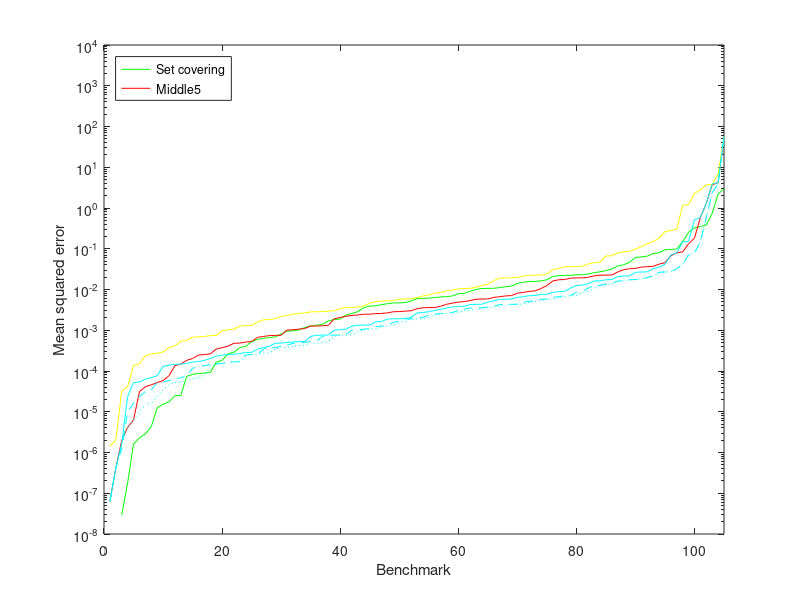

MATLAB code to generate this figure:
%
% Mean squared error over benchmarks in the Photographic Survey.
%
function cmd_mse()

%
% Using quality correlate, choose smallest value for "middle" method
% that gives a greater than or equal quality correlate compared to
% set covering method. If no value for middle gives a greater than
% or equal value, choose the smallest value that gives the highest
% quality correlate.
%
determinedByHand = [ ...
 5, ... % 507:                    5
 9, ... % AhwahneeGreatLounge:    9
 7, ... % AirBellowsGap:          7
 5, ... % AmikeusBeaverDamPM1:    5
 3, ... % AmikeusBeaverDamPM2:    3
 5, ... % ArtistPalette:          5
 3, ... % BalancedRock:           3
 3, ... % BandonSunset1:          3
 5, ... % BandonSunset2:          5
 5, ... % BarHarborPresunrise:    5
 5, ... % BarHarborSunrise:       5
 5, ... % BenJerrys:              5
 3, ... % BigfootPass:            3
 3, ... % BloomingGorse1:         3
 3, ... % BloomingGorse2:         3
 3, ... % CadesCove:              3
 3, ... % CanadianFalls:          3
 5, ... % CemeteryTree1:          5
 5, ... % CemeteryTree2:          5
 3, ... % DelicateArch:           3
 3, ... % DelicateFlowers:        3
 3, ... % DevilsBathtub:          3
 3, ... % DevilsGolfCourse:       3
 5, ... % DevilsTower:            5
 3, ... % ElCapitan:              3
 3, ... % Exploratorium1:         3
 3, ... % Exploratorium2:         3
 5, ... % Flamingo:               5
 3, ... % FourCornersStorm:       3
 5, ... % Frontier:               5
 5, ... % GeneralGrant:           5
 3, ... % GeneralSherman:         3
 3, ... % GoldenGate1:            3
 5, ... % GoldenGate2:            5
 5, ... % HalfDomeSunset:         5
 3, ... % HallofFame:             3
 7, ... % HancockKitchenInside:   7
 5, ... % HancockKitchenOutside:  5
 3, ... % HancockSeedField:       3
 3, ... % HDRMark:                3
 3, ... % HooverDam:              3
 7, ... % HooverGarage:           7
 5, ... % JesseBrownsCabin:       5
 3, ... % KingsCanyon:            3
 5, ... % LabBooth:               5
 9, ... % LabTypwriter:           9
 7, ... % LabWindow:              7
 5, ... % LadyBirdRedwoods:       5
 9, ... % LasVegasStore:          9
 5, ... % LetchworthTeaTable1:    5
 5, ... % LetchworthTeaTable2:    5
 5, ... % LittleRiver:            5
 7, ... % LuxoDoubleChecker:      7
 3, ... % M3MiddlePond:           3
 3, ... % MackinacBridge:         3
 3, ... % MammothHotSprings:      3
 3, ... % MasonLake1:             3
 3, ... % MasonLake2:             3
 5, ... % McKeesPub:              5
 3, ... % MiddlePond:             3
 3, ... % MirrorLake:             3
 5, ... % MtRushmore1:            5
 5, ... % MtRushmore2:            5
 5, ... % MtRushmoreFlags:        5
 3, ... % NiagaraFalls:           3
 3, ... % NorthBubble:            3
 3, ... % OCanadaLights:          3
 5, ... % OCanadaNoLights:        5
 5, ... % OldFaithfulInn:         5
 3, ... % OtterPoint:             3
 3, ... % PaulBunyan:             3
 3, ... % PeckLake:               3
 7, ... % Peppermill:             7
 3, ... % Petroglyphs:            3
 3, ... % RedwoodSunset:          3
 3, ... % RITTiger:               3
 7, ... % RoadsEndFireDamage:     7
 5, ... % RoundBarnInside:        5
 3, ... % RoundStoneBarn:         3
 3, ... % Route66Museum:          3
 3, ... % SequoiaRemains:         3
 3, ... % SmokyTunnel:            3
 5, ... % SouthBranchKingsRiver:  5
 3, ... % SunsetPoint1:           3
 3, ... % SunsetPoint2:           3
 3, ... % TaughannockFalls:       3
 3, ... % TheGrotto:              3
 5, ... % TheNarrows1:            5
 3, ... % TheNarrows2:            3
 5, ... % TheNarrows3:            5
 3, ... % TunnelView1:            3
 3, ... % TunnelView2:            3
 3, ... % TupperLake1:            3
 3, ... % TupperLake2:            3
 3, ... % UpheavalDome:           3
 5, ... % URChapel1:              5
 7, ... % URChapel2:              7
 7, ... % WaffleHouse:            7
 5, ... % WallDrug:               5
 5, ... % WestBranchAusable1:     5
 5, ... % WestBranchAusable2:     5
 7, ... % WillyDesk:              7
 5, ... % WillySentinel:          5
 3, ... % YosemiteFalls:          3
 3];    % Zentrum:                3

keht = [ ...
  0.0000008123549264,   0.0000322423438774,   0.0000423549463449, ...
  0.0002015664213104,   0.0002177846035920,   0.0002190844679717, ...
  0.0003842729202006,   0.0003888015344273,   0.0003983907809015, ...
  0.0005179257132113,   0.0006998687167652,   0.0007072874577716, ...
  0.0008064268622547,   0.0009477557614446,   0.0009565181098878, ...
  0.0010677209356800,   0.0012067785719410,   0.0013290345668793, ...
  0.0013891723938286,   0.0016839993186295,   0.0017679209122434, ...
  0.0017725095385686,   0.0017881047679111,   0.0021884387824684, ...
  0.0026660503353924,   0.0026973201893270,   0.0029881463851780, ...
  0.0031104325316846,   0.0032988451421261,   0.0033881631679833, ...
  0.0038383689243346,   0.0038947199936956,   0.0038980438839644, ...
  0.0039182449690998,   0.0045381388626993,   0.0046268324367702, ...
  0.0051085893064737,   0.0052973879501224,   0.0056577906943858, ...
  0.0058327047154307,   0.0059629436582327,   0.0061368206515908, ...
  0.0063293245621026,   0.0063879122026265,   0.0065178032964468, ...
  0.0066278846934438,   0.0066642449237406,   0.0067665805108845, ...
  0.0070951632224023,   0.0075643877498806,   0.0080328956246376, ...
  0.0081879422068596,   0.0086845457553864,   0.0087360860779881, ...
  0.0088545102626085,   0.0088775632902980,   0.0093802269548178, ...
  0.0105339325964451,   0.0108662899583578,   0.0126417949795723, ...
  0.0145893422886729,   0.0151093062013388,   0.0161876678466797, ...
  0.0166413486003876,   0.0168649293482304,   0.0180275645107031, ...
  0.0181477572768927,   0.0187147688120604,   0.0191157516092062, ...
  0.0195466130971909,   0.0218428466469049,   0.0221521388739347, ...
  0.0223160218447447,   0.0225442443042994,   0.0227041319012642, ...
  0.0247956141829491,   0.0266631525009871,   0.0291716624051332, ...
  0.0299285445362329,   0.0319167450070381,   0.0329281724989414, ...
  0.0367254428565502,   0.0476610139012337,   0.0544714182615280, ...
  0.0571776181459427,   0.0577370263636112,   0.0608048625290394, ...
  0.0649023577570915,   0.0714788213372231,   0.0740832313895226, ...
  0.0808430984616280,   0.0822086408734322,   0.1214763447642326, ...
  0.1303671300411224,   0.1494038552045822,   0.2097778171300888, ...
  0.2325640618801117,   0.4598121345043182,   0.9262182712554932, ...
  1.0313546657562256,   1.2977032661437988,   1.4969334602355957, ...
  2.0914621353149414,   3.3471629619598389,   5.7079043388366699];

middle3 = [ ...
  0.0000014618245814,   0.0000019890576368,   0.0000322040505125, ...
  0.0000411699911638,   0.0001350002712570,   0.0001517844793852, ...
  0.0002382236707490,   0.0002631972602103,   0.0002718268369790, ...
  0.0002929327019956,   0.0003751765179913,   0.0004119742952753, ...
  0.0005362888332456,   0.0005625986377709,   0.0006709988228977, ...
  0.0006882480811328,   0.0007033379515633,   0.0007393957348540, ...
  0.0007473125006072,   0.0009761371766217,   0.0010301085421816, ...
  0.0010592882754281,   0.0012673321180046,   0.0012907820055261, ...
  0.0013301065191627,   0.0015832482604310,   0.0018059072317556, ...
  0.0018288943683729,   0.0019191052997485,   0.0021986460778862, ...
  0.0023062694817781,   0.0024828256573528,   0.0025884120259434, ...
  0.0026660503353924,   0.0028174100443721,   0.0028432216495275, ...
  0.0028780344873667,   0.0029404873494059,   0.0030001944396645, ...
  0.0033820499666035,   0.0036109865177423,   0.0036120468284935, ...
  0.0037318824324757,   0.0039523169398308,   0.0046314811334014, ...
  0.0050429510883987,   0.0051920036785305,   0.0052973963320255, ...
  0.0053529944270849,   0.0057874876074493,   0.0058438568376005, ...
  0.0058582117781043,   0.0064004594460130,   0.0069501772522926, ...
  0.0072880135849118,   0.0081101087853312,   0.0084809716790915, ...
  0.0092748999595642,   0.0095911417156458,   0.0103809097781777, ...
  0.0105340024456382,   0.0107018677517772,   0.0113216135650873, ...
  0.0124888960272074,   0.0134481331333518,   0.0164608191698790, ...
  0.0190016720443964,   0.0192479155957699,   0.0193315520882607, ...
  0.0199409238994122,   0.0210605729371309,   0.0224778801202774, ...
  0.0225263480097055,   0.0227250158786774,   0.0239328593015671, ...
  0.0306016709655523,   0.0330078005790710,   0.0362460911273956, ...
  0.0362668260931969,   0.0367843918502331,   0.0370790772140026, ...
  0.0422412157058716,   0.0454805456101894,   0.0468578077852726, ...
  0.0664525479078293,   0.0672437846660614,   0.0793181359767914, ...
  0.0840230211615562,   0.0867041423916817,   0.0976410433650017, ...
  0.1121243759989738,   0.1330942362546921,   0.1494021117687225, ...
  0.1818506121635437,   0.2623584568500519,   0.2798342704772949, ...
  0.3014088869094849,   1.1573773622512817,   1.2189141511917114, ...
  2.2759137153625488,   2.7860608100891113,   3.7153248786926270, ...
  3.8013916015625000,   6.7769179344177246,  56.5165901184082031];

middle5 = [ ...
  0.0000000633667625,   0.0000004148675714,   0.0000016043668438, ...
  0.0000237171498156,   0.0000518591623404,   0.0000534053106094, ...
  0.0000635648757452,   0.0000684960978106,   0.0000765087388572, ...
  0.0001291539374506,   0.0001399502216373,   0.0001454762968933, ...
  0.0001473812590120,   0.0001528382708784,   0.0001661610149313, ...
  0.0001699518325040,   0.0001825340150390,   0.0002025560679613, ...
  0.0002323089865968,   0.0002464997814968,   0.0002531661593821, ...
  0.0002578368003014,   0.0002669114619493,   0.0002842736430466, ...
  0.0002861812245101,   0.0003455376136117,   0.0003760203544516, ...
  0.0004057383921463,   0.0004795215209015,   0.0004834585997742, ...
  0.0005029980093241,   0.0005148908821866,   0.0005274155992083, ...
  0.0005293680005707,   0.0007063597440720,   0.0007542843231931, ...
  0.0007593409973197,   0.0007676294189878,   0.0010099676437676, ...
  0.0010347252245992,   0.0010658875107765,   0.0012687657726929, ...
  0.0013247248716652,   0.0013367361389101,   0.0013454904546961, ...
  0.0016095710452646,   0.0016409107483923,   0.0018859725678340, ...
  0.0019079631892964,   0.0019112710142508,   0.0019511893624440, ...
  0.0020637158304453,   0.0026541664265096,   0.0027383393608034, ...
  0.0028510112315416,   0.0030588542576879,   0.0032831924036145, ...
  0.0035011302679777,   0.0037300032563508,   0.0038420751225203, ...
  0.0038759415037930,   0.0042668450623751,   0.0043338793329895, ...
  0.0043472475372255,   0.0049070729874074,   0.0052770990878344, ...
  0.0057473191991448,   0.0057623432949185,   0.0058289417065680, ...
  0.0064263022504747,   0.0066547584719956,   0.0070601678453386, ...
  0.0071040065959096,   0.0075823175720870,   0.0076166936196387, ...
  0.0084789628162980,   0.0089152669534087,   0.0089807417243719, ...
  0.0107664326205850,   0.0125119723379612,   0.0128061641007662, ...
  0.0138988588005304,   0.0161766856908798,   0.0163265708833933, ...
  0.0173329841345549,   0.0175768062472343,   0.0206333119422197, ...
  0.0215064752846956,   0.0215960629284382,   0.0263612270355225, ...
  0.0269398447126150,   0.0270921159535646,   0.0323644913733006, ...
  0.0354872643947601,   0.0413932614028454,   0.0702382698655128, ...
  0.0798381119966507,   0.1463629752397537,   0.1518978923559189, ...
  0.5123735070228577,   0.5862627625465393,   1.2943350076675415, ...
  3.9139804840087891,   4.1881928443908691,  56.4002532958984375];

middle7 = [ ...
  0.0000000633667625,   0.0000004148675714,   0.0000012235966551, ...
  0.0000098787868410,   0.0000161688512890,   0.0000237171498156, ...
  0.0000310940704367,   0.0000343236279150,   0.0000518591623404, ...
  0.0000534053106094,   0.0000580711785005,   0.0000635648757452, ...
  0.0000684960978106,   0.0000765087388572,   0.0001168452581624, ...
  0.0001291539374506,   0.0001345119235339,   0.0001454762968933, ...
  0.0001503081730334,   0.0001528382708784,   0.0001661610149313, ...
  0.0001674201339483,   0.0001699518325040,   0.0002464997814968, ...
  0.0002531661593821,   0.0002578368003014,   0.0003455376136117, ...
  0.0003742573899217,   0.0003760203544516,   0.0004057383921463, ...
  0.0004293999518268,   0.0004795215209015,   0.0004834585997742, ...
  0.0005029980093241,   0.0005293680005707,   0.0005487981252372, ...
  0.0007063597440720,   0.0007542843231931,   0.0007593409973197, ...
  0.0007676294189878,   0.0007946787518449,   0.0010099676437676, ...
  0.0010129808215424,   0.0010658875107765,   0.0011034662602469, ...
  0.0012235156027600,   0.0012687657726929,   0.0013247248716652, ...
  0.0015706893755123,   0.0016409107483923,   0.0018859725678340, ...
  0.0019079631892964,   0.0019511893624440,   0.0020637158304453, ...
  0.0023740686010569,   0.0024690525606275,   0.0025599873624742, ...
  0.0026541664265096,   0.0027383393608034,   0.0030588542576879, ...
  0.0032831924036145,   0.0035011302679777,   0.0035301505122334, ...
  0.0035572452470660,   0.0037300032563508,   0.0038759415037930, ...
  0.0042668450623751,   0.0042670755647123,   0.0043338793329895, ...
  0.0043472475372255,   0.0049070729874074,   0.0051052994094789, ...
  0.0052770990878344,   0.0057473191991448,   0.0058289417065680, ...
  0.0064263022504747,   0.0066547584719956,   0.0070601678453386, ...
  0.0071040065959096,   0.0084789628162980,   0.0089152669534087, ...
  0.0107664326205850,   0.0125119723379612,   0.0128061641007662, ...
  0.0135865621268749,   0.0139024965465069,   0.0161766856908798, ...
  0.0163265708833933,   0.0173329841345549,   0.0175408832728863, ...
  0.0178514905273914,   0.0195969231426716,   0.0215064752846956, ...
  0.0263612270355225,   0.0269398447126150,   0.0270921159535646, ...
  0.0323644913733006,   0.0418847836554050,   0.0702382698655128, ...
  0.0798381119966507,   0.1463629752397537,   0.5862627625465393, ...
  2.3754749298095703,   3.9139804840087891,  56.4002532958984375];

middle9 = [ ...
  0.0000000633667625,   0.0000004148675714,   0.0000016612449372, ...
  0.0000041289799810,   0.0000062818976403,   0.0000098787868410, ...
  0.0000156068672368,   0.0000161688512890,   0.0000237171498156, ...
  0.0000343236279150,   0.0000458577087556,   0.0000518591623404, ...
  0.0000534053106094,   0.0000580711785005,   0.0000635648757452, ...
  0.0000684960978106,   0.0000765087388572,   0.0001291539374506, ...
  0.0001454762968933,   0.0001528382708784,   0.0001661610149313, ...
  0.0001674201339483,   0.0001699518325040,   0.0002464997814968, ...
  0.0002531661593821,   0.0002578368003014,   0.0002714804140851, ...
  0.0002772046718746,   0.0003455376136117,   0.0003742573899217, ...
  0.0003760203544516,   0.0004057383921463,   0.0004161305259913, ...
  0.0004293999518268,   0.0004795215209015,   0.0004834585997742, ...
  0.0005029980093241,   0.0005293680005707,   0.0007063597440720, ...
  0.0007542843231931,   0.0007593409973197,   0.0007676294189878, ...
  0.0009228097042069,   0.0010099676437676,   0.0010658875107765, ...
  0.0011034662602469,   0.0012235156027600,   0.0012687657726929, ...
  0.0013247248716652,   0.0015706893755123,   0.0016409107483923, ...
  0.0018859725678340,   0.0019079631892964,   0.0019511893624440, ...
  0.0020637158304453,   0.0023740686010569,   0.0025599873624742, ...
  0.0025809390936047,   0.0026541664265096,   0.0027383393608034, ...
  0.0030199559405446,   0.0030588542576879,   0.0032831924036145, ...
  0.0035011302679777,   0.0035301505122334,   0.0037300032563508, ...
  0.0038759415037930,   0.0042668450623751,   0.0042670755647123, ...
  0.0043338793329895,   0.0043472475372255,   0.0049070729874074, ...
  0.0051052994094789,   0.0052770990878344,   0.0057473191991448, ...
  0.0058289417065680,   0.0064263022504747,   0.0066547584719956, ...
  0.0070601678453386,   0.0071040065959096,   0.0084789628162980, ...
  0.0089152669534087,   0.0107664326205850,   0.0125119723379612, ...
  0.0128061641007662,   0.0139024965465069,   0.0161766856908798, ...
  0.0163265708833933,   0.0173329841345549,   0.0175408832728863, ...
  0.0178514905273914,   0.0195969231426716,   0.0215064752846956, ...
  0.0263612270355225,   0.0269398447126150,   0.0270921159535646, ...
  0.0323644913733006,   0.0418847836554050,   0.0702382698655128, ...
  0.0798381119966507,   0.1463629752397537,   0.5862627625465393, ...
  2.3754749298095703,   3.9139804840087891,  56.4002532958984375];

middle3unsorted = [ ...
   0.0028174100443721, 0.0002718268369790, 0.2623584568500519, ...
   0.0107018677517772, 0.0092748999595642, 0.0103809097781777, ...
   0.0793181359767914, 0.0057874876074493, 0.0052973963320255, ...
   0.0001517844793852, 6.7769179344177246, 0.0367843918502331, ...
   0.0033820499666035, 0.0105340024456382, 0.0192479155957699, ...
   0.0021986460778862, 0.0227250158786774, 0.0422412157058716, ...
   0.0976410433650017, 0.0190016720443964, 0.0002631972602103, ...
   0.0362668260931969, 0.0330078005790710, 3.8013916015625000, ...
   0.0025884120259434, 0.0028780344873667, 0.0023062694817781, ...
   0.0002929327019956, 0.0064004594460130, 0.0005362888332456, ...
   0.0051920036785305, 0.0007473125006072, 0.0024828256573528, ...
   0.1494021117687225, 0.0013301065191627, 0.0840230211615562, ...
   0.0664525479078293, 0.0009761371766217, 0.0026660503353924, ...
   0.0012907820055261, 0.0053529944270849, 0.0164608191698790, ...
   0.1121243759989738, 0.0199409238994122, 0.0010592882754281, ...
   0.0003751765179913, 1.1573773622512817, 0.0210605729371309, ...
   0.0015832482604310, 2.7860608100891113, 0.0018059072317556, ...
   0.0037318824324757, 0.0039523169398308, 0.0224778801202774, ...
   0.0124888960272074, 0.1330942362546921, 0.0058438568376005, ...
   0.0029404873494059, 0.0000014618245814, 0.0036120468284935, ...
   0.0225263480097055, 2.2759137153625488, 0.0468578077852726, ...
   0.0000322040505125, 0.1818506121635437, 0.0007033379515633, ...
   0.0001350002712570, 0.0006882480811328, 0.3014088869094849, ...
   3.7153248786926270, 0.0069501772522926, 0.0672437846660614, ...
   0.0018288943683729, 0.0019191052997485, 0.0454805456101894, ...
   0.0081101087853312, 0.0072880135849118, 0.0002382236707490, ...
   0.0030001944396645, 0.0000411699911638, 0.0050429510883987, ...
   0.0006709988228977, 0.0095911417156458, 0.0036109865177423, ...
   0.0010301085421816, 0.0028432216495275, 0.0370790772140026, ...
   1.2189141511917114, 0.0007393957348540, 0.2798342704772949, ...
   0.0306016709655523, 0.0193315520882607, 0.0084809716790915, ...
   0.0046314811334014, 0.0058582117781043, 0.0239328593015671, ...
   0.0004119742952753, 0.0005625986377709, 0.0362460911273956, ...
   0.0134481331333518, 0.0113216135650873, 0.0867041423916817, ...
  56.5165901184082031, 0.0012673321180046, 0.0000019890576368];

middle5unsorted = [ ...
 0.0005148908821866, 0.0002323089865968, 0.1518978923559189, ...
 0.0002464997814968, 0.0018859725678340, 0.0038759415037930, ...
 0.0206333119422197, 0.0058289417065680, 0.0043338793329895, ...
 0.0000518591623404, 4.1881928443908691, 0.0161766856908798, ...
 0.0043472475372255, 0.0037300032563508, 0.0107664326205850, ...
 0.0007676294189878, 0.0026541664265096, 0.0089807417243719, ...
 0.0354872643947601, 0.0070601678453386, 0.0000684960978106, ...
 0.0052770990878344, 0.0057473191991448, 0.0066547584719956, ...
 0.0028510112315416, 0.0035011302679777, 0.0016409107483923, ...
 0.0002025560679613, 0.0215064752846956, 0.0005274155992083, ...
 0.0007542843231931, 0.0000534053106094, 0.0001699518325040, ...
 0.0323644913733006, 0.0000765087388572, 0.0798381119966507, ...
 0.0413932614028454, 0.0002531661593821, 0.0007063597440720, ...
 0.0010347252245992, 0.0019079631892964, 0.0076166936196387, ...
 0.0175768062472343, 0.0057623432949185, 0.0003455376136117, ...
 0.0002842736430466, 0.5123735070228577, 0.0004057383921463, ...
 0.0013454904546961, 1.2943350076675415, 0.0001825340150390, ...
 0.0004795215209015, 0.0038420751225203, 0.0010099676437676, ...
 0.0084789628162980, 0.0702382698655128, 0.0263612270355225, ...
 0.0030588542576879, 0.0000000633667625, 0.0027383393608034, ...
 0.0042668450623751, 0.5862627625465393, 0.0012687657726929, ...
 0.0000004148675714, 0.1463629752397537, 0.0001454762968933, ...
 0.0001399502216373, 0.0013247248716652, 0.0173329841345549, ...
 3.9139804840087891, 0.0064263022504747, 0.0163265708833933, ...
 0.0016095710452646, 0.0005029980093241, 0.0128061641007662, ...
 0.0019511893624440, 0.0019112710142508, 0.0001473812590120, ...
 0.0005293680005707, 0.0000237171498156, 0.0007593409973197, ...
 0.0001291539374506, 0.0049070729874074, 0.0002578368003014, ...
 0.0001528382708784, 0.0001661610149313, 0.0270921159535646, ...
 0.0269398447126150, 0.0000635648757452, 0.0020637158304453, ...
 0.0138988588005304, 0.0013367361389101, 0.0125119723379612, ...
 0.0032831924036145, 0.0089152669534087, 0.0215960629284382, ...
 0.0002669114619493, 0.0002861812245101, 0.0071040065959096, ...
 0.0004834585997742, 0.0010658875107765, 0.0075823175720870, ...
56.4002532958984375, 0.0003760203544516, 0.0000016043668438];

middle7unsorted = [ ...
   0.0001674201339483, 0.0001345119235339, 0.0418847836554050, ...
   0.0002464997814968, 0.0018859725678340, 0.0038759415037930, ...
   0.0139024965465069, 0.0058289417065680, 0.0043338793329895, ...
   0.0000518591623404, 2.3754749298095703, 0.0161766856908798, ...
   0.0043472475372255, 0.0037300032563508, 0.0107664326205850, ...
   0.0007676294189878, 0.0026541664265096, 0.0012235156027600, ...
   0.0178514905273914, 0.0070601678453386, 0.0000684960978106, ...
   0.0052770990878344, 0.0057473191991448, 0.0066547584719956, ...
   0.0015706893755123, 0.0035011302679777, 0.0016409107483923, ...
   0.0001168452581624, 0.0215064752846956, 0.0005487981252372, ...
   0.0007542843231931, 0.0000534053106094, 0.0001699518325040, ...
   0.0323644913733006, 0.0000765087388572, 0.0798381119966507, ...
   0.0025599873624742, 0.0002531661593821, 0.0007063597440720, ...
   0.0004293999518268, 0.0019079631892964, 0.0003742573899217, ...
   0.0035301505122334, 0.0042670755647123, 0.0003455376136117, ...
   0.0001503081730334, 0.0023740686010569, 0.0004057383921463, ...
   0.0007946787518449, 0.0195969231426716, 0.0000098787868410, ...
   0.0004795215209015, 0.0035572452470660, 0.0010099676437676, ...
   0.0084789628162980, 0.0702382698655128, 0.0263612270355225, ...
   0.0030588542576879, 0.0000000633667625, 0.0027383393608034, ...
   0.0042668450623751, 0.5862627625465393, 0.0012687657726929, ...
   0.0000004148675714, 0.1463629752397537, 0.0001454762968933, ...
   0.0000343236279150, 0.0013247248716652, 0.0173329841345549, ...
   3.9139804840087891, 0.0064263022504747, 0.0163265708833933, ...
   0.0010129808215424, 0.0005029980093241, 0.0128061641007662, ...
   0.0019511893624440, 0.0011034662602469, 0.0000161688512890, ...
   0.0005293680005707, 0.0000237171498156, 0.0007593409973197, ...
   0.0001291539374506, 0.0049070729874074, 0.0002578368003014, ...
   0.0001528382708784, 0.0001661610149313, 0.0270921159535646, ...
   0.0269398447126150, 0.0000635648757452, 0.0020637158304453, ...
   0.0175408832728863, 0.0051052994094789, 0.0125119723379612, ...
   0.0032831924036145, 0.0089152669534087, 0.0135865621268749, ...
   0.0000580711785005, 0.0000310940704367, 0.0071040065959096, ...
   0.0004834585997742, 0.0010658875107765, 0.0024690525606275, ...
  56.4002532958984375, 0.0003760203544516, 0.0000012235966551];

middle9unsorted = [ ...
   0.0001674201339483, 0.0000041289799810, 0.0418847836554050, ...
   0.0002464997814968, 0.0018859725678340, 0.0038759415037930, ...
   0.0139024965465069, 0.0058289417065680, 0.0043338793329895, ...
   0.0000518591623404, 2.3754749298095703, 0.0161766856908798, ...
   0.0043472475372255, 0.0037300032563508, 0.0107664326205850, ...
   0.0007676294189878, 0.0026541664265096, 0.0012235156027600, ...
   0.0178514905273914, 0.0070601678453386, 0.0000684960978106, ...
   0.0052770990878344, 0.0057473191991448, 0.0066547584719956, ...
   0.0015706893755123, 0.0035011302679777, 0.0016409107483923, ...
   0.0002714804140851, 0.0215064752846956, 0.0009228097042069, ...
   0.0007542843231931, 0.0000534053106094, 0.0001699518325040, ...
   0.0323644913733006, 0.0000765087388572, 0.0798381119966507, ...
   0.0025599873624742, 0.0002531661593821, 0.0007063597440720, ...
   0.0004293999518268, 0.0019079631892964, 0.0003742573899217, ...
   0.0035301505122334, 0.0042670755647123, 0.0003455376136117, ...
   0.0000062818976403, 0.0023740686010569, 0.0004057383921463, ...
   0.0000458577087556, 0.0195969231426716, 0.0000098787868410, ...
   0.0004795215209015, 0.0025809390936047, 0.0010099676437676, ...
   0.0084789628162980, 0.0702382698655128, 0.0263612270355225, ...
   0.0030588542576879, 0.0000000633667625, 0.0027383393608034, ...
   0.0042668450623751, 0.5862627625465393, 0.0012687657726929, ...
   0.0000004148675714, 0.1463629752397537, 0.0001454762968933, ...
   0.0000343236279150, 0.0013247248716652, 0.0173329841345549, ...
   3.9139804840087891, 0.0064263022504747, 0.0163265708833933, ...
   0.0002772046718746, 0.0005029980093241, 0.0128061641007662, ...
   0.0019511893624440, 0.0011034662602469, 0.0000161688512890, ...
   0.0005293680005707, 0.0000237171498156, 0.0007593409973197, ...
   0.0001291539374506, 0.0049070729874074, 0.0002578368003014, ...
   0.0001528382708784, 0.0001661610149313, 0.0270921159535646, ...
   0.0269398447126150, 0.0000635648757452, 0.0020637158304453, ...
   0.0175408832728863, 0.0051052994094789, 0.0125119723379612, ...
   0.0032831924036145, 0.0089152669534087, 0.0030199559405446, ...
   0.0000580711785005, 0.0000156068672368, 0.0071040065959096, ...
   0.0004834585997742, 0.0010658875107765, 0.0004161305259913, ...
  56.4002532958984375, 0.0003760203544516, 0.0000016612449372];

setCovering = [ ...
  0.0000000000000000,   0.0000000000000000,   0.0000000289764959, ...
  0.0000001795895059,   0.0000016188942027,   0.0000022969593374, ...
  0.0000028446138458,   0.0000042747710722,   0.0000124938515000, ...
  0.0000153370783664,   0.0000175007335201,   0.0000248289561569, ...
  0.0000249966578849,   0.0000735061184969,   0.0000827913536341, ...
  0.0000865909969434,   0.0000889348448254,   0.0000931546674110, ...
  0.0001636765809963,   0.0001834761933424,   0.0002643351326697, ...
  0.0002875818172470,   0.0003754531790037,   0.0004020658670925, ...
  0.0005252996925265,   0.0005971281207167,   0.0006335590733215, ...
  0.0006620312342420,   0.0006851539365016,   0.0008126872708090, ...
  0.0009513661498204,   0.0009659079369158,   0.0010173054179177, ...
  0.0011703800410032,   0.0012830639025196,   0.0013339305296540, ...
  0.0013994041364640,   0.0016993859317154,   0.0018261057557538, ...
  0.0018826248124242,   0.0023794916924089,   0.0025793511886150, ...
  0.0028707396704704,   0.0036153227556497,   0.0038947199936956, ...
  0.0039829802699387,   0.0042654783464968,   0.0044718305580318, ...
  0.0046948911622167,   0.0047031780704856,   0.0047736093401909, ...
  0.0052119391039014,   0.0059629436582327,   0.0060703121125698, ...
  0.0061412672512233,   0.0063349977135658,   0.0065513919107616, ...
  0.0066935857757926,   0.0069262040778995,   0.0078847827389836, ...
  0.0080232778564095,   0.0090065980330110,   0.0100249163806438, ...
  0.0105677600950003,   0.0106525858864188,   0.0107060745358467, ...
  0.0111443689092994,   0.0116997594013810,   0.0121653256937861, ...
  0.0139960115775466,   0.0151268718764186,   0.0156878847628832, ...
  0.0158049389719963,   0.0162692051380873,   0.0173215065151453, ...
  0.0208954829722643,   0.0219451226294041,   0.0221588220447302, ...
  0.0223163366317749,   0.0229852441698313,   0.0230930242687464, ...
  0.0239422675222158,   0.0258990693837404,   0.0271657351404428, ...
  0.0291132777929306,   0.0317283086478710,   0.0380033403635025, ...
  0.0404742136597633,   0.0466146990656853,   0.0610853731632233, ...
  0.0629536211490631,   0.0657259672880173,   0.0762213915586472, ...
  0.0796767920255661,   0.0945872291922569,   0.0959357246756554, ...
  0.0989746674895287,   0.1493865251541138,   0.2537211179733276, ...
  0.3271827995777130,   0.3506672680377960,   0.3834469318389893, ...
  0.7371946573257446,   2.1954298019409180,   2.9671399593353271];

setCoveringUnsorted = [ ...
  0.0005971281207167, 0.0000028446138458, 0.0317283086478710, 0.0000153370783664, 0.0018261057557538, ...
  0.0162692051380873, 0.0258990693837404, 0.0047736093401909, 0.0080232778564095, 0.0006851539365016, ...
  2.1954298019409180, 0.0380033403635025, 0.0229852441698313, 0.0106525858864188, 0.0121653256937861, ...
  0.0100249163806438, 0.0404742136597633, 0.0066935857757926, 0.0271657351404428, 0.0945872291922569, ...
  0.0025793511886150, 0.0173215065151453, 0.0989746674895287, 0.0610853731632233, 0.0044718305580318, ...
  0.0065513919107616, 0.0052119391039014, 0.0000000000000000, 0.0223163366317749, 0.0000000000000000, ...
  0.0012830639025196, 0.0002643351326697, 0.0111443689092994, 0.1493865251541138, 0.0002875818172470, ...
  0.3271827995777130, 0.0006620312342420, 0.0004020658670925, 0.0139960115775466, 0.0000042747710722, ...
  0.0466146990656853, 0.0003754531790037, 0.0230930242687464, 0.0059629436582327, 0.0000931546674110, ...
  0.0000016188942027, 0.0629536211490631, 0.0000889348448254, 0.0000249966578849, 0.2537211179733276, ...
  0.0000865909969434, 0.0013994041364640, 0.0018826248124242, 0.0069262040778995, 0.0107060745358467, ...
  0.3834469318389893, 0.0219451226294041, 0.0796767920255661, 0.0000000289764959, 0.0036153227556497, ...
  0.0239422675222158, 0.0042654783464968, 0.0006335590733215, 0.0000022969593374, 0.3506672680377960, ...
  0.0005252996925265, 0.0001636765809963, 0.0016993859317154, 0.0116997594013810, 2.9671399593353271, ...
  0.0063349977135658, 0.0762213915586472, 0.0000248289561569, 0.0078847827389836, 0.0158049389719963, ...
  0.0047031780704856, 0.0013339305296540, 0.0000124938515000, 0.0291132777929306, 0.0000827913536341, ...
  0.0038947199936956, 0.0001834761933424, 0.0023794916924089, 0.0105677600950003, 0.0061412672512233, ...
  0.0028707396704704, 0.0208954829722643, 0.0039829802699387, 0.0010173054179177, 0.0090065980330110, ...
  0.0151268718764186, 0.0657259672880173, 0.0221588220447302, 0.0060703121125698, 0.0959357246756554, ...
  0.0156878847628832, 0.0000735061184969, 0.0000175007335201, 0.0011703800410032, 0.0009659079369158, ...
  0.0009513661498204, 0.0046948911622167, 0.7371946573257446, 0.0008126872708090, 0.0000001795895059];

    best = [];
    for j = 1:105
        %l = determinedBySetCovering(j);
        l = determinedByHand(j);
        if( l == 3 )
	    best = [best middle3unsorted(j)];
        elseif( l == 5 )
	    best = [best middle5unsorted(j)];
        elseif( l == 7 )
	    best = [best middle7unsorted(j)];
        elseif( l == 9 )
	    best = [best middle9unsorted(j)];
        else
	    fprintf( 'trouble: %d\n', l );
        end
    end

    figure;
    %semilogy(keht,'Color','magenta');
    semilogy(setCovering,'Color','green');
    hold on;
    semilogy(sort(best),'Color','red');
    semilogy(middle3,'Color','yellow');
    semilogy(middle5,'Color','cyan','LineStyle','-');
    semilogy(middle7,'Color','cyan','LineStyle','--');
    semilogy(middle9,'Color','cyan','LineStyle',':');
    xlim([0,105]);
    ylim([10^-8,10^4]);
    legend({...
	'Set covering', ...
	'Middle5'}, ...
	'Location','northwest');
    xlabel('Benchmark');
    ylabel('Mean squared error');

end

